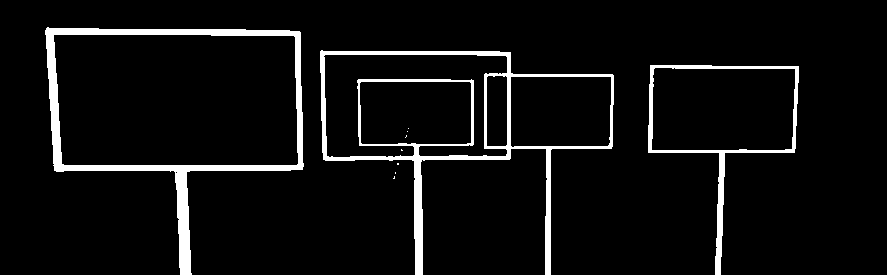
#> input picture shape-detection/blackfive.png, 887 x 275 px
$ python convexity.py   (older library calls are emulated)
#> lines starting #> are read from the running program, lines starting #| are printed output that depends on the picture; after the words box and inside, x2 and y2 are one past the last pixel; in counts of white or black regions, pixels touching at a corner belong together
### shape-detection/pyimagesearch/shapedetector.py
# import the necessary packages
import cv2

class ShapeDetector:
	def __init__(self):
		pass

	def detect(self, c):
		# initialize the shape name and approximate the contour
		shape = "unidentified"
		peri = cv2.arcLength(c, True)
		approx = cv2.approxPolyDP(c, 0.04 * peri, True)

		# if the shape is a triangle, it will have 3 vertic

		# if the shape has 4 vertices, it is either a square or
		# a rectangle
		if len(approx) == 4:
			# compute the bounding box of the contour and use the
			# bounding box to compute the aspect ratio
			(x, y, w, h) = cv2.boundingRect(approx)
			ar = w / float(h)


			# a square will have an aspect ratio that is approximately
			# equal to one, otherwise, the shape is a rectangle
			shape = "square" if ar >= 0.95 and ar <= 1.05 else "rectangle"


		# if the shape is a pentagon, it will have 5 vertices

		return shape

### shape-detection/convexity.py
import cv2
import numpy as np
from pyimagesearch.shapedetector import ShapeDetector
import argparse
import imutils


img = cv2.imread('blackfive.png')
#> img is the input picture: shape (275, 887, 3); 6% white; 10 white regions (7 under 20 px), largest, box (x1, y1, x2, y2) and area: (320, 50, 614, 275) 6220, (45, 27, 304, 275) 6176, (648, 65, 799, 275) 2313
img_gray = cv2.cvtColor(img,cv2.COLOR_BGR2GRAY)
#> img_gray: shape (275, 887); 6% white; 10 white regions (7 under 20 px)
ret, thresh = cv2.threshold(img_gray, 127, 255,0)
_,contours,hierarchy = cv2.findContours(thresh,2,1)
#> contours = 17 contours, 8 with area under 20; largest, box (x1, y1, x2, y2) and area: (45, 27, 304, 275) 36530, (53, 34, 299, 166) 31212, (320, 50, 614, 275) 29382, (648, 65, 799, 275) 13346, (651, 67, 796, 151) 11608

for i in range(len(contours)):
    cnt = contours[i]

    hull = cv2.convexHull(cnt,returnPoints = False)
    defects = cv2.convexityDefects(cnt,hull)
    try:
        for j in range(defects.shape[0]):
            s,e,f,d = defects[j,0]
            start = tuple(cnt[s][0])
            end = tuple(cnt[e][0])
            far = tuple(cnt[f][0])
            cv2.line(img,start,end,[0,255,0],2)
            cv2.circle(img,far,5,[0,0,255],-1)
            print("yes")
    except:
        continue
#> this loop made 17 passes
#> (cnt, hull) on passes 2, 3, 4, 6, 7, 16: ([[395, 172], [395, 173]], [1, 0]), ([[397, 163], [397, 164], [398, 164], [398, 163]], [3, 2, 1, 0]), ([[401, 149], [401, 150], [402, 150]], [2, 1, 0]), ([[407, 131]], [0]), ([[408, 128]], [0]), ([[175, 172], [176, 171], [177, 172], [176, 173]], [0, 1, 2, 3])
#> hull on passes 8, 11, 12: [648, 561, 545, 479, 475, 284, 279, 87, 60, 19, 0], [1, 109, 111, 170, 171, 175, 279, 281, 319, 340], [0, 1, 100, 101, 128, 166, 168, 170, 264, 265, 267]
#> (printed output is left out)
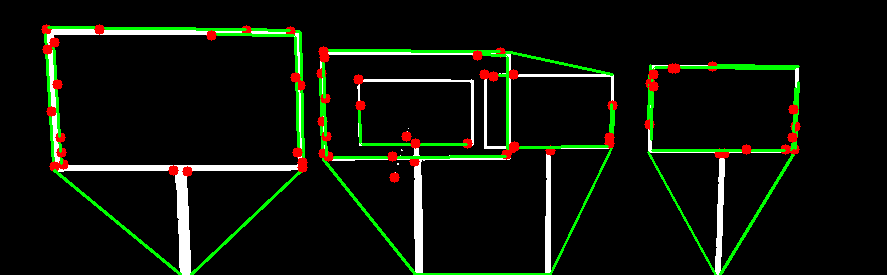
#> img: shape (275, 887, 3); 5.62% of pixels changed, all inside (x1, y1, x2, y2) = (41, 24, 801, 275)


image=img

resized = imutils.resize(image, width=300)
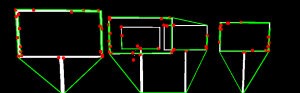
#> resized: shape (93, 300, 3); mean B, G, R 9.1, 19, 13.5
ratio = image.shape[0] / float(resized.shape[0])
#> ratio = 2.96

# convert the resized image to grayscale, blur it slightly,
# and threshold it
gray = cv2.cvtColor(resized, cv2.COLOR_BGR2GRAY)
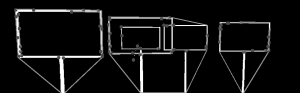
#> gray: shape (93, 300); min 0, max 255, mean 16.2
blurred = cv2.GaussianBlur(gray, (5, 5), 0)
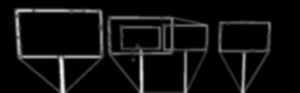
#> blurred: shape (93, 300); min 0, max 240, mean 16.2
thresh = cv2.threshold(blurred, 60, 255, cv2.THRESH_BINARY)[1]
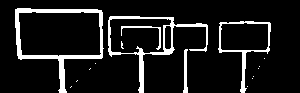
#> thresh: shape (93, 300); 10.5% white; 16 white regions (11 under 20 px)
cnts = cv2.findContours(thresh.copy(), cv2.RETR_EXTERNAL,
	cv2.CHAIN_APPROX_SIMPLE)
#> cnts = 14 contours, 10 with area under 20; largest, box (x1, y1, x2, y2) and area: (15, 8, 104, 93) 4383, (108, 16, 208, 93) 2638, (218, 21, 271, 93) 1588, (183, 49, 188, 93) 95
cnts = imutils.grab_contours(cnts)
sd = ShapeDetector()

# loop over the contours
for c in cnts:
	# compute the center of the contour, then detect the name of the
	# shape using only the contour
	M = cv2.moments(c)
	#print(M)
	try:
		cX = int((M["m10"] / M["m00"]) * ratio)
		cY = int((M["m01"] / M["m00"]) * ratio)
		shape = sd.detect(c)


		c = c.astype("float")
		c *= ratio
		c = c.astype("int")
		cv2.drawContours(image, [c], -1, (0, 255, 0), 2)

		cv2.putText(image, shape, (cX, cY), cv2.FONT_HERSHEY_SIMPLEX,
			0.5, (255, 255, 255), 2)
		print(cX,cY)
	except:
		continue
#> this loop made 14 passes
#> c on passes 1 to 10: [[247, 86]], [[71, 86], [70, 87]], [[77, 80], [76, 81]], [[252, 78]], [[253, 76]], [[258, 68]], [[90, 68], [89, 69]], [[259, 66]], [[95, 63]], [[264, 58]]
#> (cX, cY, peri in detect) on passes 12 to 14: (721, 115, 251.8), (421, 109, 436.5), (174, 103, 343.9)
#| 547 212
#| 721 115
#| 421 109
#| 174 103
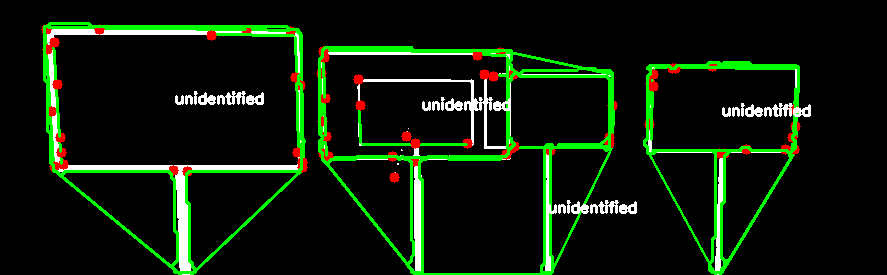
#> image: shape (275, 887, 3); 4.24% of pixels changed, all inside (x1, y1, x2, y2) = (43, 22, 811, 274)


	# show the output image
cv2.imshow("Image", image)
cv2.waitKey(0)


cv2.imshow('img',img)
cv2.waitKey(0)
cv2.destroyAllWindows()
